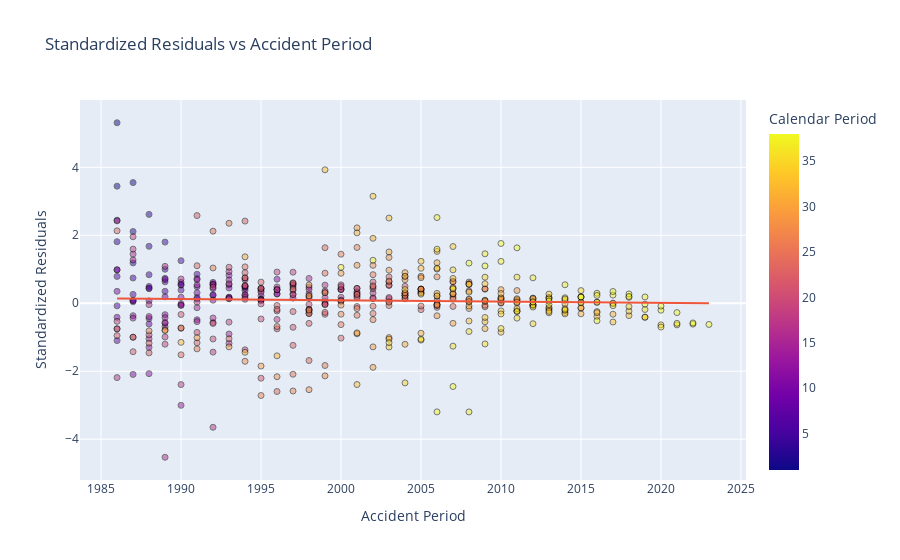

Source (notebook cell):
### Code cell
rky.icrfs.ResidualPlot('a', color_col='cal')

### Figure 1 — Plotly figure (JSON) as saved in the notebook; plotly's stock layout.template omitted (floating-point values rounded to 4 significant figures; data arrays with more than 128 entries replaced by an {"elided": "..."} marker saying what was removed)
{"data": [{"hovertemplate": "Accident Period=%{x}<br>resid_std=%{y}<br>Calendar Period=%{marker.color}<extra></extra>", "legendgroup": "", "marker": {"color": {"elided": "517 int values"}, "coloraxis": "coloraxis", "line": {"color": "black", "width": 1}, "opacity": 0.5, "symbol": "circle"}, "mode": "markers", "name": "", "orientation": "v", "showlegend": false, "type": "scatter", "x": {"elided": "517 int values"}, "xaxis": "x", "y": {"elided": "517 float values"}, "yaxis": "y"}, {"hovertemplate": "<b>OLS trendline</b><br>resid_std = -0.00383408 * Accident Period + 7.75584<br>R<sup>2</sup>=0.001287<br><br>Accident Period=%{x}<br>resid_std=%{y} <b>(trend)</b><extra></extra>", "legendgroup": "", "marker": {"line": {"color": "black", "width": 1}, "opacity": 0.5, "symbol": "circle"}, "mode": "lines", "name": "", "showlegend": false, "type": "scatter", "x": {"elided": "517 int values"}, "xaxis": "x", "y": {"elided": "517 float values"}, "yaxis": "y"}], "layout": {"coloraxis": {"colorbar": {"title": {"text": "Calendar Period"}}, "colorscale": [[0, "#0d0887"], [0.1111, "#46039f"], [0.2222, "#7201a8"], [0.3333, "#9c179e"], [0.4444, "#bd3786"], [0.5556, "#d8576b"], [0.6667, "#ed7953"], [0.7778, "#fb9f3a"], [0.8889, "#fdca26"], [1, "#f0f921"]]}, "legend": {"tracegroupgap": 0}, "title": {"text": "Standardized Residuals vs Accident Period"}, "xaxis": {"anchor": "y", "domain": [0, 1], "title": {"text": "Accident Period"}}, "yaxis": {"anchor": "x", "domain": [0, 1], "title": {"text": "Standardized Residuals"}}}}
